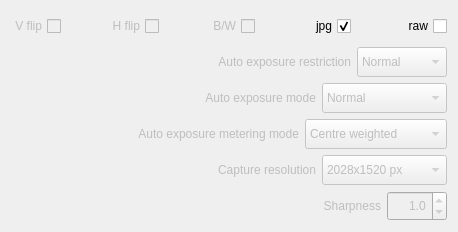
     <widget class="QWidget" name="tab_adv">
      <attribute name="title">
       <string notr="true">Advanced</string>
      </attribute>
      <attribute name="toolTip">
       <string notr="true">Advanced settings:
- Image flip.
- B/W image.
- Capture format (jpg - dng).
- Auto exposure restriction.
- Auto exposure mode.
- Metering mode.
- Capture resolution.
- Sharpness.</string>
      </attribute>
      <layout class="QVBoxLayout" name="verticalLayout_14">
       <item>
        <layout class="QHBoxLayout" name="horizontalLayout_32">
         <item>
          <widget class="QCheckBox" name="vFlipCheckBox">
           <property name="enabled">
            <bool>false</bool>
           </property>
           <property name="sizePolicy">
            <sizepolicy hsizetype="Fixed" vsizetype="Fixed">
             <horstretch>0</horstretch>
             <verstretch>0</verstretch>
            </sizepolicy>
           </property>
           <property name="minimumSize">
            <size>
             <width>50</width>
             <height>30</height>
            </size>
           </property>
           <property name="maximumSize">
            <size>
             <width>50</width>
             <height>30</height>
            </size>
           </property>
           <property name="toolTip">
            <string notr="true">Image flip vertically.</string>
           </property>
           <property name="statusTip">
            <string notr="true"/>
           </property>
           <property name="whatsThis">
            <string notr="true"/>
           </property>
           <property name="accessibleName">
            <string notr="true"/>
           </property>
           <property name="accessibleDescription">
            <string notr="true"/>
           </property>
           <property name="layoutDirection">
            <enum>Qt::RightToLeft</enum>
           </property>
           <property name="text">
            <string notr="true">V flip</string>
           </property>
          </widget>
         </item>
         <item>
          <spacer name="horizontalSpacer_14">
           <property name="orientation">
            <enum>Qt::Horizontal</enum>
           </property>
           <property name="sizeHint" stdset="0">
            <size>
             <width>40</width>
             <height>20</height>
            </size>
           </property>
          </spacer>
         </item>
         <item>
          <widget class="QCheckBox" name="hFlipCheckBox">
           <property name="enabled">
            <bool>false</bool>
           </property>
           <property name="sizePolicy">
            <sizepolicy hsizetype="Fixed" vsizetype="Fixed">
             <horstretch>0</horstretch>
             <verstretch>0</verstretch>
            </sizepolicy>
           </property>
           <property name="minimumSize">
            <size>
             <width>52</width>
             <height>30</height>
            </size>
           </property>
           <property name="maximumSize">
            <size>
             <width>52</width>
             <height>30</height>
            </size>
           </property>
           <property name="toolTip">
            <string notr="true">Image flip horizontally.</string>
           </property>
           <property name="statusTip">
            <string notr="true"/>
           </property>
           <property name="whatsThis">
            <string notr="true"/>
           </property>
           <property name="accessibleName">
            <string notr="true"/>
           </property>
           <property name="accessibleDescription">
            <string notr="true"/>
           </property>
           <property name="layoutDirection">
            <enum>Qt::RightToLeft</enum>
           </property>
           <property name="text">
            <string notr="true">H flip</string>
           </property>
          </widget>
         </item>
         <item>
          <spacer name="horizontalSpacer_15">
           <property name="orientation">
            <enum>Qt::Horizontal</enum>
           </property>
           <property name="sizeHint" stdset="0">
            <size>
             <width>40</width>
             <height>20</height>
            </size>
           </property>
          </spacer>
         </item>
         <item>
          <widget class="QCheckBox" name="bwCheckBox">
           <property name="enabled">
            <bool>false</bool>
           </property>
           <property name="sizePolicy">
            <sizepolicy hsizetype="Fixed" vsizetype="Fixed">
             <horstretch>0</horstretch>
             <verstretch>0</verstretch>
            </sizepolicy>
           </property>
           <property name="minimumSize">
            <size>
             <width>50</width>
             <height>30</height>
            </size>
           </property>
           <property name="maximumSize">
            <size>
             <width>50</width>
             <height>30</height>
            </size>
           </property>
           <property name="toolTip">
            <string notr="true">Take black and white images.</string>
           </property>
           <property name="statusTip">
            <string notr="true"/>
           </property>
           <property name="whatsThis">
            <string notr="true"/>
           </property>
           <property name="accessibleName">
            <string notr="true"/>
           </property>
           <property name="accessibleDescription">
            <string notr="true"/>
           </property>
           <property name="layoutDirection">
            <enum>Qt::RightToLeft</enum>
           </property>
           <property name="text">
            <string notr="true">B/W</string>
           </property>
          </widget>
         </item>
         <item>
          <spacer name="horizontalSpacer_23">
           <property name="orientation">
            <enum>Qt::Horizontal</enum>
           </property>
           <property name="sizeHint" stdset="0">
            <size>
             <width>40</width>
             <height>20</height>
            </size>
           </property>
          </spacer>
         </item>
         <item>
          <widget class="QCheckBox" name="jpgCheckBox">
           <property name="minimumSize">
            <size>
             <width>50</width>
             <height>30</height>
            </size>
           </property>
           <property name="maximumSize">
            <size>
             <width>50</width>
             <height>30</height>
            </size>
           </property>
           <property name="toolTip">
            <string notr="true">Activate jpg format in the output file.</string>
           </property>
           <property name="layoutDirection">
            <enum>Qt::RightToLeft</enum>
           </property>
           <property name="text">
            <string notr="true">jpg</string>
           </property>
           <property name="checked">
            <bool>true</bool>
           </property>
          </widget>
         </item>
         <item>
          <spacer name="horizontalSpacer_17">
           <property name="orientation">
            <enum>Qt::Horizontal</enum>
           </property>
           <property name="sizeHint" stdset="0">
            <size>
             <width>40</width>
             <height>20</height>
            </size>
           </property>
          </spacer>
         </item>
         <item>
          <widget class="QCheckBox" name="rawCheckBox">
           <property name="minimumSize">
            <size>
             <width>50</width>
             <height>30</height>
            </size>
           </property>
           <property name="maximumSize">
            <size>
             <width>50</width>
             <height>30</height>
            </size>
           </property>
           <property name="toolTip">
            <string notr="true">Activate raw-dng format in the output file.</string>
           </property>
           <property name="layoutDirection">
            <enum>Qt::RightToLeft</enum>
           </property>
           <property name="text">
            <string>raw</string>
           </property>
          </widget>
         </item>
        </layout>
       </item>
       <item>
        <layout class="QHBoxLayout" name="horizontalLayout_26">
         <item>
          <spacer name="horizontalSpacer_10">
           <property name="orientation">
            <enum>Qt::Horizontal</enum>
           </property>
           <property name="sizeHint" stdset="0">
            <size>
             <width>40</width>
             <height>20</height>
            </size>
           </property>
          </spacer>
         </item>
         <item>
          <widget class="QLabel" name="constraintModeLabel">
           <property name="enabled">
            <bool>false</bool>
           </property>
           <property name="sizePolicy">
            <sizepolicy hsizetype="Fixed" vsizetype="Fixed">
             <horstretch>0</horstretch>
             <verstretch>0</verstretch>
            </sizepolicy>
           </property>
           <property name="minimumSize">
            <size>
             <width>226</width>
             <height>30</height>
            </size>
           </property>
           <property name="maximumSize">
            <size>
             <width>226</width>
             <height>30</height>
            </size>
           </property>
           <property name="toolTip">
            <string notr="true">Sets the restriction mode for
the auto exposure algorithm AEC/AGC.
Camera default: Normal.</string>
           </property>
           <property name="statusTip">
            <string notr="true"/>
           </property>
           <property name="whatsThis">
            <string notr="true"/>
           </property>
           <property name="accessibleName">
            <string notr="true"/>
           </property>
           <property name="accessibleDescription">
            <string notr="true"/>
           </property>
           <property name="text">
            <string notr="true">Auto exposure restriction</string>
           </property>
           <property name="alignment">
            <set>Qt::AlignRight|Qt::AlignTrailing|Qt::AlignVCenter</set>
           </property>
          </widget>
         </item>
         <item>
          <widget class="QComboBox" name="constraintModeBox">
           <property name="enabled">
            <bool>false</bool>
           </property>
           <property name="sizePolicy">
            <sizepolicy hsizetype="Fixed" vsizetype="Fixed">
             <horstretch>0</horstretch>
             <verstretch>0</verstretch>
            </sizepolicy>
           </property>
           <property name="minimumSize">
            <size>
             <width>90</width>
             <height>30</height>
            </size>
           </property>
           <property name="maximumSize">
            <size>
             <width>90</width>
             <height>30</height>
            </size>
           </property>
           <property name="cursor">
            <cursorShape>PointingHandCursor</cursorShape>
           </property>
           <property name="toolTip">
            <string notr="true">Sets the restriction mode for
the auto exposure algorithm AEC/AGC.
Camera default: Normal.</string>
           </property>
           <property name="statusTip">
            <string notr="true"/>
           </property>
           <property name="whatsThis">
            <string notr="true"/>
           </property>
           <property name="accessibleName">
            <string notr="true"/>
           </property>
           <property name="accessibleDescription">
            <string notr="true"/>
           </property>
           <property name="maxVisibleItems">
            <number>4</number>
           </property>
           <property name="maxCount">
            <number>4</number>
           </property>
           <item>
            <property name="text">
             <string>Normal</string>
            </property>
           </item>
           <item>
            <property name="text">
             <string>Highlight</string>
            </property>
           </item>
           <item>
            <property name="text">
             <string>Shadows</string>
            </property>
           </item>
          </widget>
         </item>
        </layout>
       </item>
       <item>
        <layout class="QHBoxLayout" name="horizontalLayout_12">
         <item>
          <spacer name="horizontalSpacer_11">
           <property name="orientation">
            <enum>Qt::Horizontal</enum>
           </property>
           <property name="sizeHint" stdset="0">
            <size>
             <width>40</width>
             <height>20</height>
            </size>
           </property>
          </spacer>
         </item>
         <item>
          <widget class="QLabel" name="exposureModeLabel">
           <property name="enabled">
            <bool>false</bool>
           </property>
           <property name="sizePolicy">
            <sizepolicy hsizetype="Fixed" vsizetype="Fixed">
             <horstretch>0</horstretch>
             <verstretch>0</verstretch>
            </sizepolicy>
           </property>
           <property name="minimumSize">
            <size>
             <width>200</width>
             <height>30</height>
            </size>
           </property>
           <property name="maximumSize">
            <size>
             <width>200</width>
             <height>30</height>
            </size>
           </property>
           <property name="toolTip">
            <string notr="true">Sets the exposure mode for
the auto exposure algorithm AEC/AGC.
Camera default: Normal.</string>
           </property>
           <property name="statusTip">
            <string notr="true"/>
           </property>
           <property name="whatsThis">
            <string notr="true"/>
           </property>
           <property name="accessibleName">
            <string notr="true"/>
           </property>
           <property name="accessibleDescription">
            <string notr="true"/>
           </property>
           <property name="text">
            <string notr="true">Auto exposure mode</string>
           </property>
           <property name="alignment">
            <set>Qt::AlignRight|Qt::AlignTrailing|Qt::AlignVCenter</set>
           </property>
          </widget>
         </item>
         <item>
          <widget class="QComboBox" name="exposureModeBox">
           <property name="enabled">
            <bool>false</bool>
           </property>
           <property name="sizePolicy">
            <sizepolicy hsizetype="Fixed" vsizetype="Fixed">
             <horstretch>0</horstretch>
             <verstretch>0</verstretch>
            </sizepolicy>
           </property>
           <property name="minimumSize">
            <size>
             <width>125</width>
             <height>30</height>
            </size>
           </property>
           <property name="maximumSize">
            <size>
             <width>125</width>
             <height>30</height>
            </size>
           </property>
           <property name="cursor">
            <cursorShape>PointingHandCursor</cursorShape>
           </property>
           <property name="toolTip">
            <string notr="true">Sets the exposure mode for
the auto exposure algorithm AEC/AGC.
Camera default: Normal.</string>
           </property>
           <property name="statusTip">
            <string notr="true"/>
           </property>
           <property name="whatsThis">
            <string notr="true"/>
           </property>
           <property name="accessibleName">
            <string notr="true"/>
           </property>
           <property name="accessibleDescription">
            <string notr="true"/>
           </property>
           <property name="currentIndex">
            <number>0</number>
           </property>
           <property name="maxVisibleItems">
            <number>4</number>
           </property>
           <property name="maxCount">
            <number>4</number>
           </property>
           <item>
            <property name="text">
             <string>Normal</string>
            </property>
           </item>
           <item>
            <property name="text">
             <string>Short exposure</string>
            </property>
           </item>
           <item>
            <property name="text">
             <string>Long exposure</string>
            </property>
           </item>
          </widget>
         </item>
        </layout>
       </item>
       <item>
        <layout class="QHBoxLayout" name="horizontalLayout_33">
         <item>
          <spacer name="horizontalSpacer_18">
           <property name="orientation">
            <enum>Qt::Horizontal</enum>
           </property>
           <property name="sizeHint" stdset="0">
            <size>
             <width>40</width>
             <height>20</height>
            </size>
           </property>
          </spacer>
         </item>
         <item>
          <widget class="QLabel" name="meteringModeLabel">
           <property name="enabled">
            <bool>false</bool>
           </property>
           <property name="sizePolicy">
            <sizepolicy hsizetype="Fixed" vsizetype="Fixed">
             <horstretch>0</horstretch>
             <verstretch>0</verstretch>
            </sizepolicy>
           </property>
           <property name="minimumSize">
            <size>
             <width>200</width>
             <height>30</height>
            </size>
           </property>
           <property name="maximumSize">
            <size>
             <width>200</width>
             <height>30</height>
            </size>
           </property>
           <property name="toolTip">
            <string>Sets the auto exposure metering mode for
the auto exposure algorithm AEC/AGC.
Camera default: Centre weighted.</string>
           </property>
           <property name="statusTip">
            <string notr="true"/>
           </property>
           <property name="whatsThis">
            <string notr="true"/>
           </property>
           <property name="accessibleName">
            <string notr="true"/>
           </property>
           <property name="accessibleDescription">
            <string notr="true"/>
           </property>
           <property name="text">
            <string notr="true">Auto exposure metering mode</string>
           </property>
           <property name="alignment">
            <set>Qt::AlignRight|Qt::AlignTrailing|Qt::AlignVCenter</set>
           </property>
          </widget>
         </item>
         <item>
          <widget class="QComboBox" name="meteringModeBox">
           <property name="enabled">
            <bool>false</bool>
           </property>
           <property name="sizePolicy">
            <sizepolicy hsizetype="Fixed" vsizetype="Fixed">
             <horstretch>0</horstretch>
             <verstretch>0</verstretch>
            </sizepolicy>
           </property>
           <property name="minimumSize">
            <size>
             <width>142</width>
             <height>30</height>
            </size>
           </property>
           <property name="maximumSize">
            <size>
             <width>142</width>
             <height>30</height>
            </size>
           </property>
           <property name="cursor">
            <cursorShape>PointingHandCursor</cursorShape>
           </property>
           <property name="toolTip">
            <string notr="true">Sets the auto exposure metering mode for
the auto exposure algorithm AEC/AGC.
Camera default: Centre weighted.</string>
           </property>
           <property name="statusTip">
            <string notr="true"/>
           </property>
           <property name="whatsThis">
            <string notr="true"/>
           </property>
           <property name="accessibleName">
            <string notr="true"/>
           </property>
           <property name="accessibleDescription">
            <string notr="true"/>
           </property>
           <property name="maxVisibleItems">
            <number>4</number>
           </property>
           <property name="maxCount">
            <number>4</number>
           </property>
           <item>
            <property name="text">
             <string>Centre weighted</string>
            </property>
           </item>
           <item>
            <property name="text">
             <string>Spot</string>
            </property>
           </item>
           <item>
            <property name="text">
             <string>Matrix</string>
            </property>
           </item>
          </widget>
         </item>
        </layout>
       </item>
       <item>
        <layout class="QHBoxLayout" name="horizontalLayout_25">
         <item>
          <spacer name="horizontalSpacer_20">
           <property name="orientation">
            <enum>Qt::Horizontal</enum>
           </property>
           <property name="sizeHint" stdset="0">
            <size>
             <width>40</width>
             <height>20</height>
            </size>
           </property>
          </spacer>
         </item>
         <item>
          <widget class="QLabel" name="resolutionLabel">
           <property name="enabled">
            <bool>false</bool>
           </property>
           <property name="sizePolicy">
            <sizepolicy hsizetype="Fixed" vsizetype="Fixed">
             <horstretch>0</horstretch>
             <verstretch>0</verstretch>
            </sizepolicy>
           </property>
           <property name="minimumSize">
            <size>
             <width>200</width>
             <height>30</height>
            </size>
           </property>
           <property name="maximumSize">
            <size>
             <width>200</width>
             <height>30</height>
            </size>
           </property>
           <property name="toolTip">
            <string notr="true">Select capture resolution (pixels).</string>
           </property>
           <property name="statusTip">
            <string notr="true"/>
           </property>
           <property name="whatsThis">
            <string notr="true"/>
           </property>
           <property name="accessibleName">
            <string notr="true"/>
           </property>
           <property name="accessibleDescription">
            <string notr="true"/>
           </property>
           <property name="text">
            <string notr="true">Capture resolution</string>
           </property>
           <property name="alignment">
            <set>Qt::AlignRight|Qt::AlignTrailing|Qt::AlignVCenter</set>
           </property>
          </widget>
         </item>
         <item>
          <widget class="QComboBox" name="resolutionBox">
           <property name="enabled">
            <bool>false</bool>
           </property>
           <property name="sizePolicy">
            <sizepolicy hsizetype="Fixed" vsizetype="Fixed">
             <horstretch>0</horstretch>
             <verstretch>0</verstretch>
            </sizepolicy>
           </property>
           <property name="minimumSize">
            <size>
             <width>125</width>
             <height>30</height>
            </size>
           </property>
           <property name="maximumSize">
            <size>
             <width>125</width>
             <height>30</height>
            </size>
           </property>
           <property name="cursor">
            <cursorShape>PointingHandCursor</cursorShape>
           </property>
           <property name="toolTip">
            <string notr="true">Select capture resolution (pixels).</string>
           </property>
           <property name="statusTip">
            <string notr="true"/>
           </property>
           <property name="whatsThis">
            <string notr="true"/>
           </property>
           <property name="accessibleName">
            <string notr="true"/>
           </property>
           <property name="accessibleDescription">
            <string notr="true"/>
           </property>
           <property name="currentText">
            <string notr="true">2028x1520 px</string>
           </property>
           <property name="currentIndex">
            <number>0</number>
           </property>
           <property name="maxCount">
            <number>10</number>
           </property>
           <property name="placeholderText">
            <string notr="true"/>
           </property>
           <item>
            <property name="text">
             <string notr="true">2028x1520 px</string>
            </property>
           </item>
           <item>
            <property name="text">
             <string notr="true">4056x3040 px</string>
            </property>
           </item>
          </widget>
         </item>
        </layout>
       </item>
       <item>
        <layout class="QHBoxLayout" name="horizontalLayout_15">
         <item>
          <spacer name="horizontalSpacer_16">
           <property name="orientation">
            <enum>Qt::Horizontal</enum>
           </property>
           <property name="sizeHint" stdset="0">
            <size>
             <width>15</width>
             <height>20</height>
            </size>
           </property>
          </spacer>
         </item>
         <item>
          <widget class="QLabel" name="sharpnessLabel">
           <property name="enabled">
            <bool>false</bool>
           </property>
           <property name="sizePolicy">
            <sizepolicy hsizetype="Fixed" vsizetype="Fixed">
             <horstretch>0</horstretch>
             <verstretch>0</verstretch>
            </sizepolicy>
           </property>
           <property name="minimumSize">
            <size>
             <width>65</width>
             <height>30</height>
            </size>
           </property>
           <property name="maximumSize">
            <size>
             <width>65</width>
             <height>30</height>
            </size>
           </property>
           <property name="toolTip">
            <string notr="true">Values between 0.0 and 16.0.
Camera default: 1.0.
Movies with a lot of grain
improve with low values of
sharpness.</string>
           </property>
           <property name="statusTip">
            <string notr="true"/>
           </property>
           <property name="whatsThis">
            <string notr="true"/>
           </property>
           <property name="accessibleName">
            <string notr="true"/>
           </property>
           <property name="accessibleDescription">
            <string notr="true"/>
           </property>
           <property name="text">
            <string notr="true">Sharpness</string>
           </property>
           <property name="alignment">
            <set>Qt::AlignRight|Qt::AlignTrailing|Qt::AlignVCenter</set>
           </property>
          </widget>
         </item>
         <item>
          <widget class="QDoubleSpinBox" name="sharpnessBox">
           <property name="enabled">
            <bool>false</bool>
           </property>
           <property name="sizePolicy">
            <sizepolicy hsizetype="Fixed" vsizetype="Fixed">
             <horstretch>0</horstretch>
             <verstretch>0</verstretch>
            </sizepolicy>
           </property>
           <property name="minimumSize">
            <size>
             <width>60</width>
             <height>30</height>
            </size>
           </property>
           <property name="maximumSize">
            <size>
             <width>60</width>
             <height>30</height>
            </size>
           </property>
           <property name="toolTip">
            <string notr="true">Values between 0.0 and 16.0.
Camera default: 1.0.
Movies with a lot of grain
improve with low values of
sharpness.</string>
           </property>
           <property name="statusTip">
            <string notr="true"/>
           </property>
           <property name="whatsThis">
            <string notr="true"/>
           </property>
           <property name="accessibleName">
            <string notr="true"/>
           </property>
           <property name="accessibleDescription">
            <string notr="true"/>
           </property>
           <property name="alignment">
            <set>Qt::AlignRight|Qt::AlignTrailing|Qt::AlignVCenter</set>
           </property>
           <property name="specialValueText">
            <string notr="true"/>
           </property>
           <property name="decimals">
            <number>1</number>
           </property>
           <property name="maximum">
            <double>16.000000000000000</double>
           </property>
           <property name="singleStep">
            <double>0.100000000000000</double>
           </property>
           <property name="value">
            <double>1.000000000000000</double>
           </property>
          </widget>
         </item>
        </layout>
       </item>
      </layout>
     </widget>
